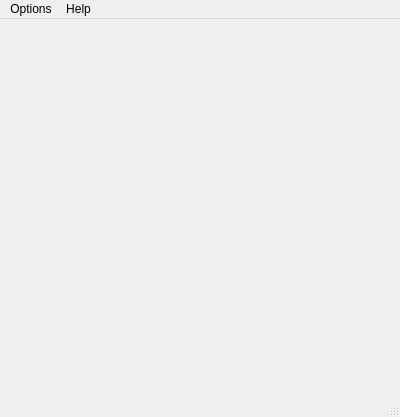
<?xml version="1.0" encoding="UTF-8"?>
<ui version="4.0">
 <class>SameGame</class>
 <widget class="QMainWindow" name="SameGame">
  <property name="geometry">
   <rect>
    <x>0</x>
    <y>0</y>
    <width>400</width>
    <height>417</height>
   </rect>
  </property>
  <property name="minimumSize">
   <size>
    <width>400</width>
    <height>400</height>
   </size>
  </property>
  <property name="windowTitle">
   <string>SameGame</string>
  </property>
  <property name="dockNestingEnabled">
   <bool>true</bool>
  </property>
  <property name="unifiedTitleAndToolBarOnMac">
   <bool>true</bool>
  </property>
  <widget class="QWidget" name="centralWidget">
   <layout class="QVBoxLayout" name="verticalLayout">
    <item>
     <layout class="QGridLayout" name="gridLayout">
      <property name="sizeConstraint">
       <enum>QLayout::SetDefaultConstraint</enum>
      </property>
      <property name="spacing">
       <number>0</number>
      </property>
     </layout>
    </item>
   </layout>
  </widget>
  <widget class="QMenuBar" name="menuBar">
   <property name="geometry">
    <rect>
     <x>0</x>
     <y>0</y>
     <width>400</width>
     <height>22</height>
    </rect>
   </property>
   <widget class="QMenu" name="menuHelp">
    <property name="title">
     <string>Help</string>
    </property>
    <addaction name="action_About"/>
    <addaction name="actionAbout_this_Game"/>
    <addaction name="separator"/>
    <addaction name="action_Quit"/>
   </widget>
   <widget class="QMenu" name="menuOptions">
    <property name="title">
     <string>Options</string>
    </property>
    <widget class="QMenu" name="menuMode">
     <property name="title">
      <string>Mode</string>
     </property>
     <addaction name="action_ModeNormal"/>
     <addaction name="action_ModeEasy"/>
    </widget>
    <widget class="QMenu" name="menuStyle">
     <property name="title">
      <string>Style</string>
     </property>
     <addaction name="action_Images"/>
     <addaction name="action_One_Color"/>
    </widget>
    <widget class="QMenu" name="menuColors">
     <property name="title">
      <string>Colors</string>
     </property>
     <addaction name="action3_Colors"/>
     <addaction name="action4_Colors"/>
     <addaction name="action5_Colors"/>
     <addaction name="action6_Colors"/>
     <addaction name="action7_Colors"/>
     <addaction name="action8_Colors"/>
    </widget>
    <addaction name="actionNew_Game"/>
    <addaction name="actionUndo"/>
    <addaction name="separator"/>
    <addaction name="menuMode"/>
    <addaction name="menuColors"/>
    <addaction name="separator"/>
    <addaction name="menuStyle"/>
   </widget>
   <addaction name="menuOptions"/>
   <addaction name="menuHelp"/>
  </widget>
  <widget class="QStatusBar" name="statusBar"/>
  <action name="actionNew_Game">
   <property name="text">
    <string>New Game</string>
   </property>
   <property name="shortcut">
    <string>Ctrl+N</string>
   </property>
  </action>
  <action name="action_About">
   <property name="text">
    <string>About</string>
   </property>
  </action>
  <action name="actionAbout_this_Game">
   <property name="text">
    <string>How to play</string>
   </property>
   <property name="shortcut">
    <string>Ctrl+H</string>
   </property>
  </action>
  <action name="action_ModeNormal">
   <property name="text">
    <string>Normal</string>
   </property>
   <property name="shortcut">
    <string>Ctrl+1</string>
   </property>
  </action>
  <action name="action_ModeEasy">
   <property name="text">
    <string>Easy</string>
   </property>
   <property name="shortcut">
    <string>Ctrl+2</string>
   </property>
  </action>
  <action name="action_Images">
   <property name="text">
    <string>With Images</string>
   </property>
   <property name="shortcut">
    <string>Ctrl+3</string>
   </property>
  </action>
  <action name="action_One_Color">
   <property name="text">
    <string>Without Images</string>
   </property>
   <property name="shortcut">
    <string>Ctrl+4</string>
   </property>
  </action>
  <action name="action3_Colors">
   <property name="text">
    <string>3 Colors</string>
   </property>
  </action>
  <action name="action4_Colors">
   <property name="text">
    <string>4 Colors</string>
   </property>
  </action>
  <action name="action5_Colors">
   <property name="text">
    <string>5 Colors</string>
   </property>
  </action>
  <action name="action6_Colors">
   <property name="text">
    <string>6 Colors</string>
   </property>
  </action>
  <action name="action7_Colors">
   <property name="text">
    <string>7 Colors</string>
   </property>
  </action>
  <action name="action8_Colors">
   <property name="text">
    <string>8 Colors</string>
   </property>
  </action>
  <action name="action_About_Qt">
   <property name="text">
    <string>About Qt</string>
   </property>
  </action>
  <action name="action_Quit">
   <property name="text">
    <string>Quit</string>
   </property>
   <property name="shortcut">
    <string>Ctrl+Q</string>
   </property>
  </action>
  <action name="actionUndo">
   <property name="text">
    <string>Undo</string>
   </property>
   <property name="shortcut">
    <string>Ctrl+Z</string>
   </property>
  </action>
 </widget>
 <layoutdefault spacing="6" margin="11"/>
 <resources/>
 <connections/>
</ui>
